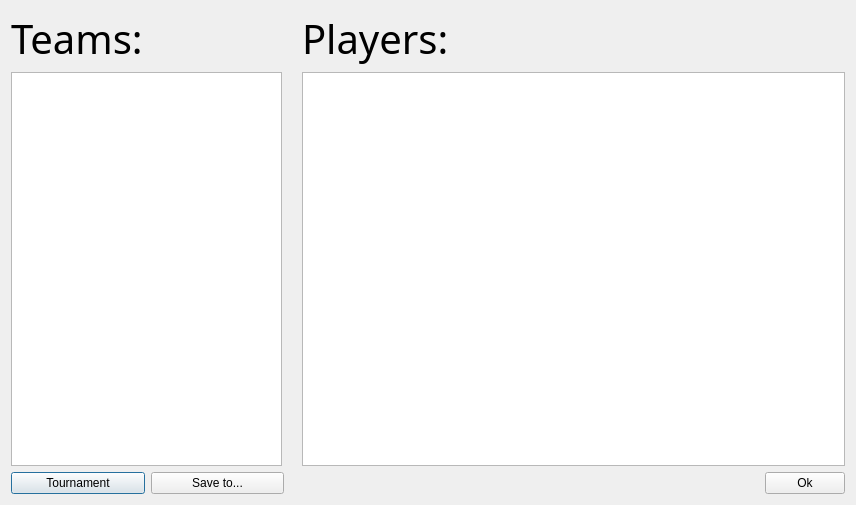
<?xml version="1.0" encoding="UTF-8"?>
<ui version="4.0">
 <class>TeamList</class>
 <widget class="QDialog" name="TeamList">
  <property name="geometry">
   <rect>
    <x>0</x>
    <y>0</y>
    <width>856</width>
    <height>505</height>
   </rect>
  </property>
  <property name="windowTitle">
   <string>Team list</string>
  </property>
  <layout class="QVBoxLayout" name="verticalLayout">
   <item>
    <layout class="QHBoxLayout" name="horizontalLayout" stretch="20,1,40">
     <item>
      <widget class="QLabel" name="label">
       <property name="font">
        <font>
         <family>MS PGothic</family>
         <pointsize>30</pointsize>
        </font>
       </property>
       <property name="text">
        <string>Teams:</string>
       </property>
      </widget>
     </item>
     <item>
      <spacer name="horizontalSpacer_2">
       <property name="orientation">
        <enum>Qt::Horizontal</enum>
       </property>
       <property name="sizeHint" stdset="0">
        <size>
         <width>40</width>
         <height>20</height>
        </size>
       </property>
      </spacer>
     </item>
     <item>
      <widget class="QLabel" name="label_3">
       <property name="font">
        <font>
         <family>MS PGothic</family>
         <pointsize>30</pointsize>
        </font>
       </property>
       <property name="text">
        <string>Players:</string>
       </property>
      </widget>
     </item>
    </layout>
   </item>
   <item>
    <layout class="QHBoxLayout" name="horizontalLayout_2" stretch="40,2,80">
     <item>
      <widget class="QListView" name="teamlist">
       <property name="contextMenuPolicy">
        <enum>Qt::CustomContextMenu</enum>
       </property>
       <property name="editTriggers">
        <set>QAbstractItemView::NoEditTriggers</set>
       </property>
       <property name="selectionMode">
        <enum>QAbstractItemView::MultiSelection</enum>
       </property>
      </widget>
     </item>
     <item>
      <spacer name="horizontalSpacer">
       <property name="orientation">
        <enum>Qt::Horizontal</enum>
       </property>
       <property name="sizeHint" stdset="0">
        <size>
         <width>40</width>
         <height>20</height>
        </size>
       </property>
      </spacer>
     </item>
     <item>
      <widget class="QTableView" name="playersTable">
       <property name="contextMenuPolicy">
        <enum>Qt::CustomContextMenu</enum>
       </property>
       <property name="selectionBehavior">
        <enum>QAbstractItemView::SelectRows</enum>
       </property>
      </widget>
     </item>
    </layout>
   </item>
   <item>
    <layout class="QHBoxLayout" name="horizontalLayout_3" stretch="20,20,71,10">
     <item>
      <widget class="QPushButton" name="tournamentButton">
       <property name="text">
        <string>Tournament</string>
       </property>
      </widget>
     </item>
     <item>
      <widget class="QPushButton" name="saveButton">
       <property name="text">
        <string>Save to...</string>
       </property>
      </widget>
     </item>
     <item>
      <spacer name="horizontalSpacer_3">
       <property name="orientation">
        <enum>Qt::Horizontal</enum>
       </property>
       <property name="sizeHint" stdset="0">
        <size>
         <width>40</width>
         <height>20</height>
        </size>
       </property>
      </spacer>
     </item>
     <item>
      <widget class="QPushButton" name="okButton">
       <property name="text">
        <string>Ok</string>
       </property>
      </widget>
     </item>
    </layout>
   </item>
  </layout>
 </widget>
 <resources/>
 <connections/>
</ui>
